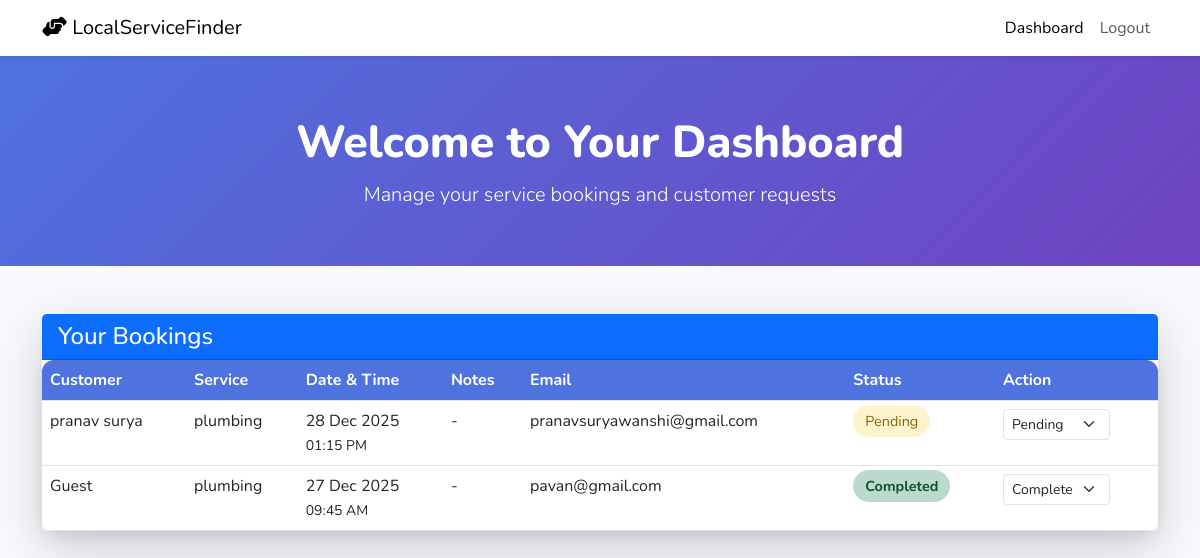
Page /provider_dashboard.php (signed in) on the committed database.
### tables this page shows
CREATE TABLE `bookings` (
  `booking_id` int(11) NOT NULL,
  `user_id` int(11) DEFAULT NULL,
  `provider_id` int(11) NOT NULL,
  `service_category` varchar(100) NOT NULL,
  `booking_date` date NOT NULL,
  `booking_time` time NOT NULL,
  `notes` text DEFAULT NULL,
  `email` varchar(150) NOT NULL,
  `status` enum('pending','confirmed','completed','canceled') DEFAULT 'pending',
  `created_at` timestamp NULL DEFAULT current_timestamp()
);

### provider_dashboard.php (the view, shortened to what this page needs)
<?php
$provider_id = $_SESSION['user_id'];
$servername = "localhost";
$username   = "root";
$password   = "";
$dbname     = "sem_project";
$conn = new mysqli($servername, $username, $password, $dbname);
$bookings = [];
$stmt = $conn->prepare("
    SELECT
        b.booking_id,
        b.service_category,
        b.booking_date,
        b.booking_time,
        b.notes,
        b.email AS customer_email,
        b.status,
        CONCAT(s.first_name, ' ', s.last_name) AS customer_name
    FROM bookings b
    LEFT JOIN signup s ON b.user_id = s.user_id
    WHERE b.provider_id = ?
    ORDER BY b.booking_date DESC, b.booking_time DESC
");
$stmt->bind_param("i", $provider_id);
$stmt->execute();
$result = $stmt->get_result();
while ($row = $result->fetch_assoc()) {
    $bookings[] = $row;
}
?>
<!DOCTYPE html>
<html lang="en">
<head>
    <link href="https://cdn.jsdelivr.net/npm/bootstrap@5.3.0/dist/css/bootstrap.min.css" rel="stylesheet">
    <link rel="stylesheet" href="https://cdnjs.cloudflare.com/ajax/libs/font-awesome/6.4.0/css/all.min.css">
</head>
<body>
    <nav class="navbar navbar-expand-lg navbar-light bg-white shadow-sm sticky-top">
        <div class="container">
            <a class="navbar-brand" href="index.php">
                <i class="fas fa-hands-helping"></i> LocalServiceFinder
            </a>
            <div class="collapse navbar-collapse" id="navbarNav">
                <ul class="navbar-nav ms-auto">
                    <li class="nav-item"><a class="nav-link active" href="provider_dashboard.php">Dashboard</a></li>
                    <li class="nav-item"><a class="nav-link" href="logout.php">Logout</a></li>
                </ul>
            </div>
        </div>
    </nav>
    <section class="dashboard-header">
        <div class="container">
            <h1>Welcome to Your Dashboard</h1>
            <p class="lead">Manage your service bookings and customer requests</p>
        </div>
    </section>
    <section class="container py-5">
        <div class="card shadow-lg border-0">
            <div class="card-header bg-primary text-white">
                <h4 class="mb-0">Your Bookings</h4>
            </div>
            <div class="card-body p-0">
                <?php if (empty($bookings)): ?>
                    <div class="text-center py-5">
                        <i class="fas fa-calendar-times fa-4x text-muted mb-3"></i>
                        <h5 class="text-muted">No bookings yet</h5>
                        <p class="text-muted">When customers book your services, they will appear here.</p>
                    </div>
                <?php else: ?>
                    <div class="table-responsive">
                        <table class="table table-hover mb-0">
                            <thead>
                                <tr>
                                    <th>Customer</th>
                                    <th>Service</th>
                                    <th>Date & Time</th>
                                    <th>Notes</th>
                                    <th>Email</th>
                                    <th>Status</th>
                                    <th>Action</th>
                                </tr>
                            </thead>
                            <tbody>
                                <?php foreach ($bookings as $booking): ?>
                                    <tr>
                                        <td><?= htmlspecialchars($booking['customer_name'] ?: 'Guest') ?></td>
                                        <td><?= htmlspecialchars($booking['service_category']) ?></td>
                                        <td>
                                            <?= date('d M Y', strtotime($booking['booking_date'])) ?><br>
                                            <small><?= date('h:i A', strtotime($booking['booking_time'])) ?></small>
                                        </td>
                                        <td>
                                            <?= htmlspecialchars(substr($booking['notes'] ?: '-', 0, 60)) ?>
                                        </td>
                                        <td><?= htmlspecialchars($booking['customer_email'] ?: '-') ?></td>
                                        <td>
                                            <span class="status-badge status-<?= $booking['status'] ?>">
                                                <?= ucfirst($booking['status']) ?>
                                            </span>
                                        </td>
                                        <td>
                                            <form method="POST" class="d-inline">
                                                <select name="new_status" class="form-select form-select-sm d-inline w-auto" onchange="this.form.submit()">
                                                    <option value="pending"    <?= $booking['status'] === 'pending'    ? 'selected' : '' ?>>Pending</option>
                                                    <option value="completed"  <?= $booking['status'] === 'completed'  ? 'selected' : '' ?>>Complete</option>
                                                </select>
                                            </form>
                                        </td>
                                    </tr>
                                <?php endforeach; ?>
                            </tbody>
                        </table>
                    </div>
                <?php endif; ?>
            </div>
        </div>
    </section>
</body>
</html>

### provider_dashboard.php (style rules this page uses)
:root { --primary: #4e73df; --primary-dark: #3a56c4; --secondary: #6f42c1; --light: #f8f9fc; --dark: #5a5c69; --success: #1cc88a; --warning: #f6c23e; --danger: #e74a3b; }
body { font-family: 'Nunito', sans-serif; background-color: #f8f9fc; color: #333; }
.dashboard-header { background: linear-gradient(135deg, var(--primary), var(--secondary)); color: white; padding: 60px 0 40px; text-align: center; }
.dashboard-header h1 { font-weight: 800; font-size: 2.8rem; margin-bottom: 10px; }
.status-badge { font-size: 0.9rem; padding: 6px 12px; border-radius: 20px; }
.status-pending { background: #fff3cd; color: #856404; }
.status-completed { background: #badbcc; color: #0f5132; font-weight: bold; }
.table-responsive { border-radius: 12px; overflow: hidden; box-shadow: 0 4px 15px rgba(0,0,0,0.08); }
.table th { background: var(--primary); color: white; font-weight: 700; }

### rows in the picture
bookings: customer_name "pranav surya", service_category "plumbing", booking_date "28 Dec 2025", booking_time "01:15 PM", notes "-", email "pranavsuryawanshi@gmail.com", status "Pending", new_status "Pending"
bookings: customer_name "Guest", service_category "plumbing", booking_date "27 Dec 2025", booking_time "09:45 AM", notes "-", email "pavan@gmail.com", status "Completed", new_status "Complete"
